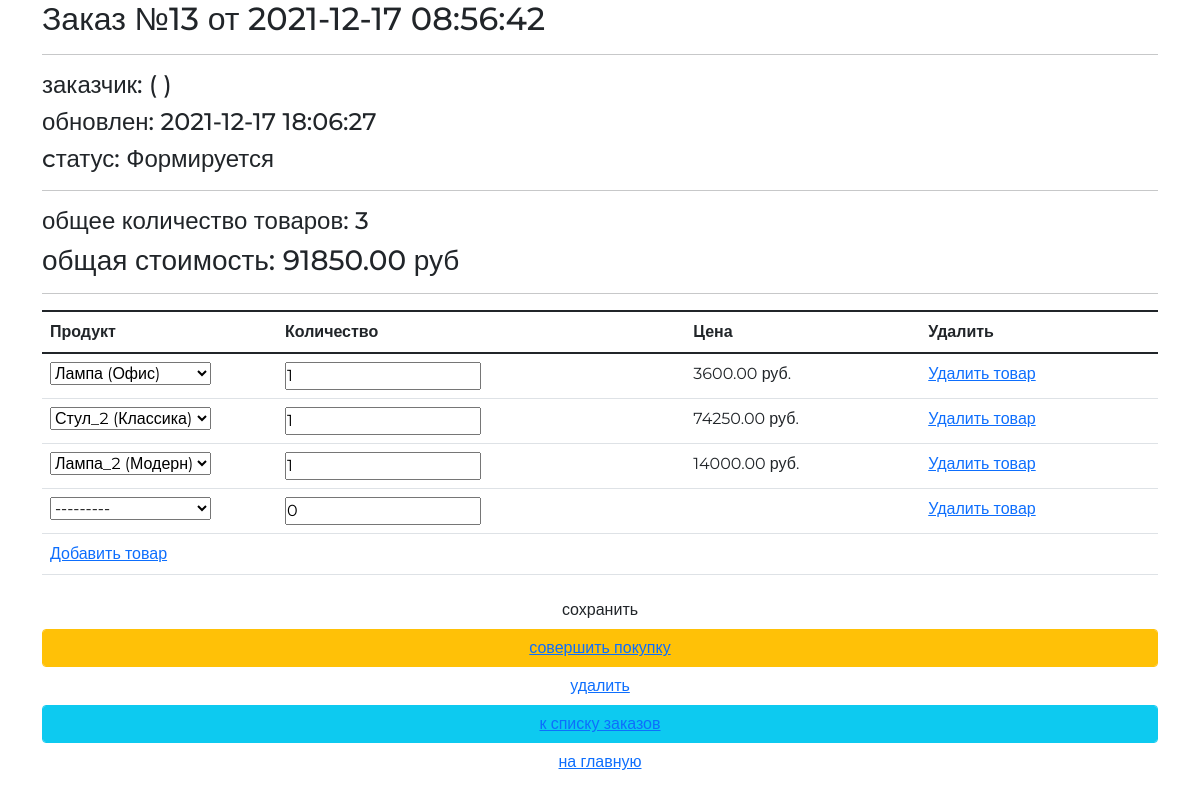
Before: /order/update/13/ with the older database file.
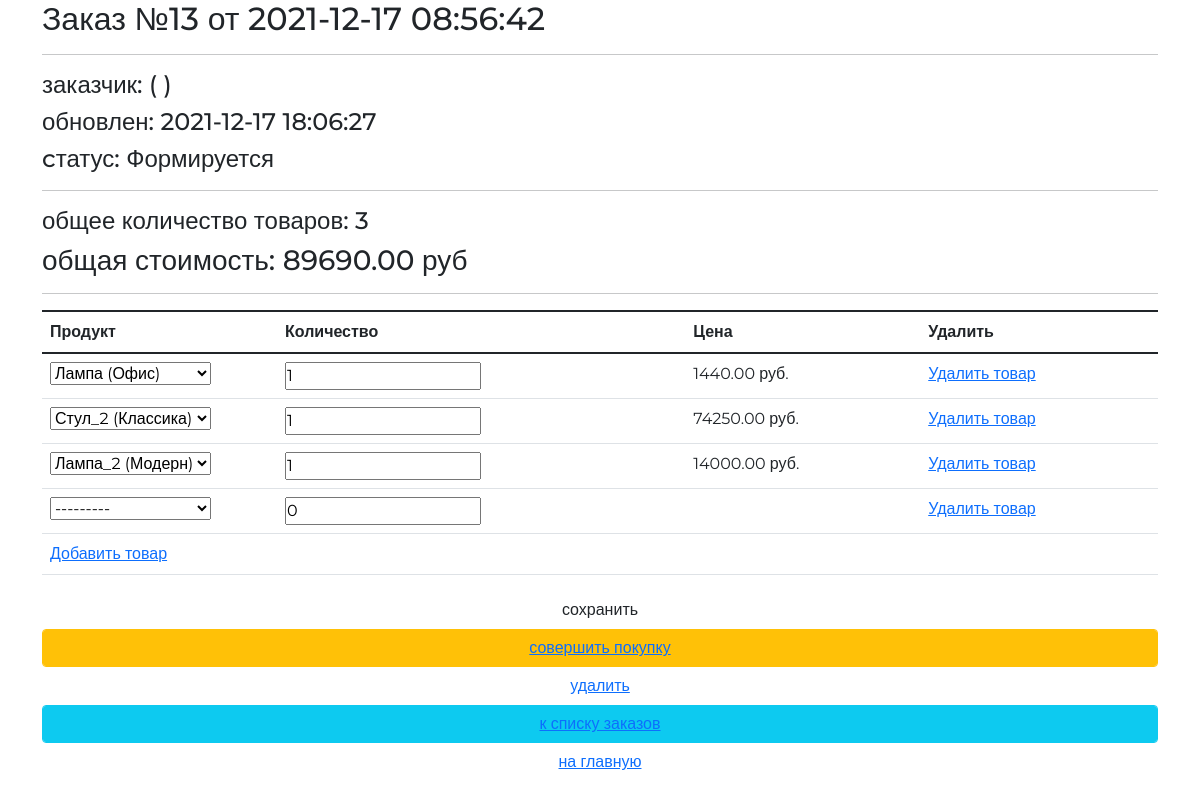
After: the same page with the newer database file.
### ordersapp/models.py (models this page shows, shortened)
class Order(models.Model):
    STATUS_FORMING = 'FM'
    STATUS_SEND_TO_PROCEED = 'STP'
    STATUS_PROCEEDED = 'PRD'
    STATUS_PAID = 'PD'
    STATUS_DONE = 'DN'
    STATUS_CANCELED = 'CN'
    STATUSES = (
        (STATUS_FORMING, 'Формируется'),
        (STATUS_SEND_TO_PROCEED, 'Отправлен на обработку'),
        (STATUS_PROCEEDED, 'Обработан'),
        (STATUS_PAID, 'Оплачен'),
        (STATUS_DONE, 'Готов'),
        (STATUS_CANCELED, 'Отменен'),
    )
    user = models.ForeignKey(settings.AUTH_USER_MODEL, on_delete=models.CASCADE)
    status = models.CharField(choices=STATUSES, default=STATUS_FORMING, max_length=3)
    is_active = models.BooleanField(default=True)
    created_at = models.DateTimeField(auto_now_add=True)
    update_at = models.DateTimeField(auto_now=True)
    @property
    def get_total_quantity(self):
        _items = self.orderitems.select_related()
        return sum(list(map(lambda x: x.quantity, _items)))
    @property
    def total_cost(self):
        _items = self.orderitems.select_related()
        return sum(list(map(lambda x: x.products_cost, _items)))

class OrderItem(models.Model):
    order = models.ForeignKey(Order, on_delete=models.CASCADE, related_name='orderitems')
    product = models.ForeignKey(Product, on_delete=models.CASCADE, verbose_name='Продукт')
    quantity = models.PositiveSmallIntegerField(default=0, verbose_name='Количество')
    @property
    def products_cost(self):
        return self.product.price * self.quantity

### mainapp/models.py (models this page shows, shortened)
class Product(models.Model):
    category = models.ForeignKey(ProductCategory, on_delete=models.CASCADE, verbose_name='Категория')
    name = models.CharField(max_length=128, verbose_name='Название')
    image = models.ImageField(upload_to='products', blank=True, verbose_name='Картинка')
    short_desc = models.CharField(max_length=255, verbose_name='Краткое описание')
    description = models.TextField(verbose_name='Описание')
    price = models.DecimalField(decimal_places=2, max_digits=10, default=0, verbose_name='Цена')
    quantity = models.PositiveSmallIntegerField(default=0, verbose_name='Количество')
    count_sales = models.PositiveIntegerField(default=0, verbose_name='Количество покупок')
    is_active = models.BooleanField(default=True)
    def __str__(self):
        return f'{self.name} ({self.category})'

### ordersapp/views.py (the view, shortened to what this page needs)
# urls.py: path('update/<int:pk>/', views.OrderUpdateView.as_view(), name='update'),
class OrderUpdateView(UpdateView):
    model = Order
    fields = []
    success_url = reverse_lazy('order:list')
    def get_context_data(self, **kwargs):
        context_data = super().get_context_data(**kwargs)
        OrderFormSet = inlineformset_factory(Order, OrderItem, OrderItemForm, extra=1)
        if self.request.POST:
            formset = OrderFormSet(self.request.POST, instance=self.object)
        else:
            formset = OrderFormSet(instance=self.object)
            for form in formset.forms:
                if form.instance.pk:
                    form.initial['price'] = form.instance.product.price
        context_data['orderitems'] = formset
        return context_data

### mainapp/context_processor.py (called while the page is built)
def basket(request):
    basket_items = []
    if request.user.is_authenticated:
        basket_items = Basket.objects.filter(user=request.user).select_related()
    return {
        'basket': basket_items
    }

### mainapp/models.py (called while the page is built)
    def __str__(self):
        return f'{self.name}'

### ordersapp/templates/ordersapp/order_form.html (shortened to what this page needs)
{% extends "ordersapp/base.html" %}
{% load static %}
{% load cache %}
{% block content %}
    {% include 'ordersapp/includes/inc_order_summary.html' %}
    <div class="order_form">
        <form action="" method="post">
            <table class="table">
                {% for form in orderitems.forms %}
                    {% if forloop.first %}
                        <thead>
                        <tr>
                            {% for field in form.visible_fields %}
                                <th class="{% cycle 'td1' 'td2' 'td3' 'td4' %} order formset_td">
                                    {{ field.label|capfirst }}
                                </th>
                            {% endfor %}
                        </tr>
                        </thead>
                    {% endif %}
                    <tr class="formset_row">
                        {% for field in form.visible_fields %}
                            <td class="{% cycle 'td1' 'td2' 'td3' 'td4' %} order formset_td">
                                {% if field.name == 'price' %}
                                    {% if field.value %}
                                        <span class="orderitems-{{ forloop.parentloop.counter0 }}-price">
                                   {{ field.value }}
                                   </span> руб.
                                    {% endif %}
                                {% else %}
                                    {% if field.name == 'product' %}
                                        {% cache  3600 orderitemform_product field.value %}
                                            {{ field }}
                                        {% endcache %}
                                    {% else %}
                                        {{ field }}
                                    {% endif %}
                                {% endif %}
                            </td>
                        {% endfor %}
                    </tr>
                {% endfor %}
            </table>
            <button type="submit" value="сохранить" class="btn btn-default btn-round form-control last">сохранить
            </button>
            {% include 'ordersapp/includes/inc_order_actions.html' %}
        </form>
    </div>
{% endblock %}

### ordersapp/templates/ordersapp/includes/inc_order_summary.html (shortened to what this page needs)
{% if object %}
   <div class="h2">Заказ №{{ object.pk }} от {{ object.created_at|date:"Y-m-d H:i:s" }}</div>
   <hr>
   <div class="h4">заказчик: {{ user.username }} ({{ user.last_name }} {{ user.first_name }}) </div>
   <div class="h4">обновлен: {{ object.update_at|date:"Y-m-d H:i:s" }}</div>
   <div class="h4">cтатус: {{ object.get_status_display }}</div>
   <hr>
   <div class="h4">
       общее количество товаров: <span class="order_total_quantity">{{ object.get_total_quantity }}</span>
   </div>
   <div class="h3">
       общая стоимость: <span class="order_total_cost">{{ object.total_cost }}</span> руб
   </div>
{% endif %}
<hr>

Changed rows visible on the page:
changed through a linked row, Order "Формируется": total_cost "91850.00" → "89690.00"
changed Product (number 1 of 3 on the later page): price 3600 → 1440 (drawn)
Other visible differences:
list line gone: "3600.00"
new list line: "1440.00"
list line gone: "руб."
new list line: "руб."
